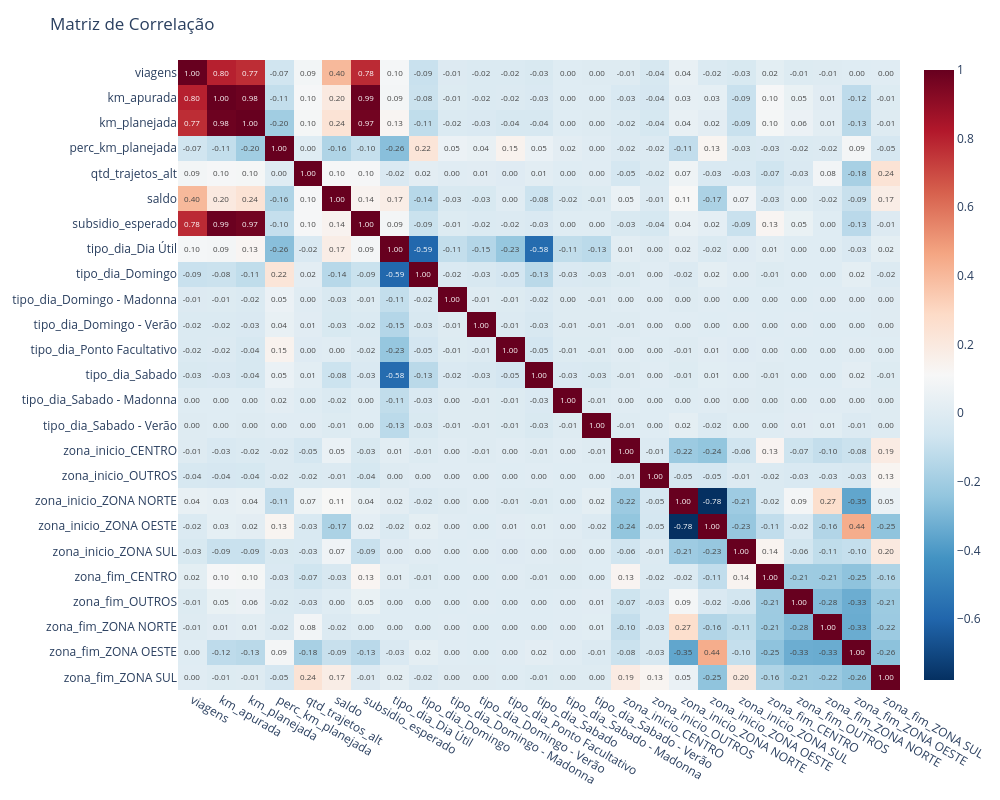

Source (notebook cell):
### Markdown cell above
### 5.1 Sem chuva

### Code cell
corr = df_ml.corr(numeric_only=True)

fig = px.imshow(
    corr,
    text_auto=".2f",
    color_continuous_scale="RdBu_r",
    aspect="auto"
)

fig.update_layout(
    title="Matriz de Correlação",
    width=1000,
    height=800
)

fig.show()

### Figure 1 — Plotly figure (JSON) as saved in the notebook; plotly's stock layout.template omitted (floating-point values rounded to 4 significant figures; data arrays with more than 128 entries replaced by an {"elided": "..."} marker saying what was removed)
{"data": [{"coloraxis": "coloraxis", "hovertemplate": "x: %{x}<br>y: %{y}<br>color: %{z}<extra></extra>", "name": "0", "texttemplate": "%{z:.2f}", "type": "heatmap", "x": ["viagens", "km_apurada", "km_planejada", "perc_km_planejada", "qtd_trajetos_alt", "saldo", "subsidio_esperado", "tipo_dia_Dia Útil", "tipo_dia_Domingo", "tipo_dia_Domingo - Madonna", "tipo_dia_Domingo - Verão", "tipo_dia_Ponto Facultativo", "tipo_dia_Sabado", "tipo_dia_Sabado - Madonna", "tipo_dia_Sabado - Verão", "zona_inicio_CENTRO", "zona_inicio_OUTROS", "zona_inicio_ZONA NORTE", "zona_inicio_ZONA OESTE", "zona_inicio_ZONA SUL", "zona_fim_CENTRO", "zona_fim_OUTROS", "zona_fim_ZONA NORTE", "zona_fim_ZONA OESTE", "zona_fim_ZONA SUL"], "xaxis": "x", "y": ["viagens", "km_apurada", "km_planejada", "perc_km_planejada", "qtd_trajetos_alt", "saldo", "subsidio_esperado", "tipo_dia_Dia Útil", "tipo_dia_Domingo", "tipo_dia_Domingo - Madonna", "tipo_dia_Domingo - Verão", "tipo_dia_Ponto Facultativo", "tipo_dia_Sabado", "tipo_dia_Sabado - Madonna", "tipo_dia_Sabado - Verão", "zona_inicio_CENTRO", "zona_inicio_OUTROS", "zona_inicio_ZONA NORTE", "zona_inicio_ZONA OESTE", "zona_inicio_ZONA SUL", "zona_fim_CENTRO", "zona_fim_OUTROS", "zona_fim_ZONA NORTE", "zona_fim_ZONA OESTE", "zona_fim_ZONA SUL"], "yaxis": "y", "z": {"elided": "25x25 float values"}}], "layout": {"coloraxis": {"colorscale": [[0, "rgb(5,48,97)"], [0.1, "rgb(33,102,172)"], [0.2, "rgb(67,147,195)"], [0.3, "rgb(146,197,222)"], [0.4, "rgb(209,229,240)"], [0.5, "rgb(247,247,247)"], [0.6, "rgb(253,219,199)"], [0.7, "rgb(244,165,130)"], [0.8, "rgb(214,96,77)"], [0.9, "rgb(178,24,43)"], [1, "rgb(103,0,31)"]]}, "height": 800, "margin": {"t": 60}, "title": {"text": "Matriz de Correlação"}, "width": 1000, "xaxis": {"anchor": "y", "domain": [0, 1]}, "yaxis": {"anchor": "x", "autorange": "reversed", "domain": [0, 1]}}}
